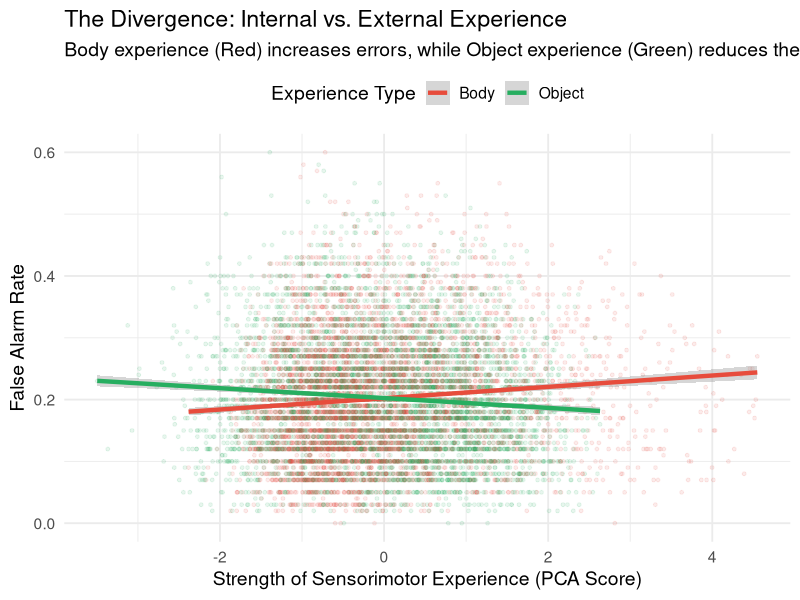
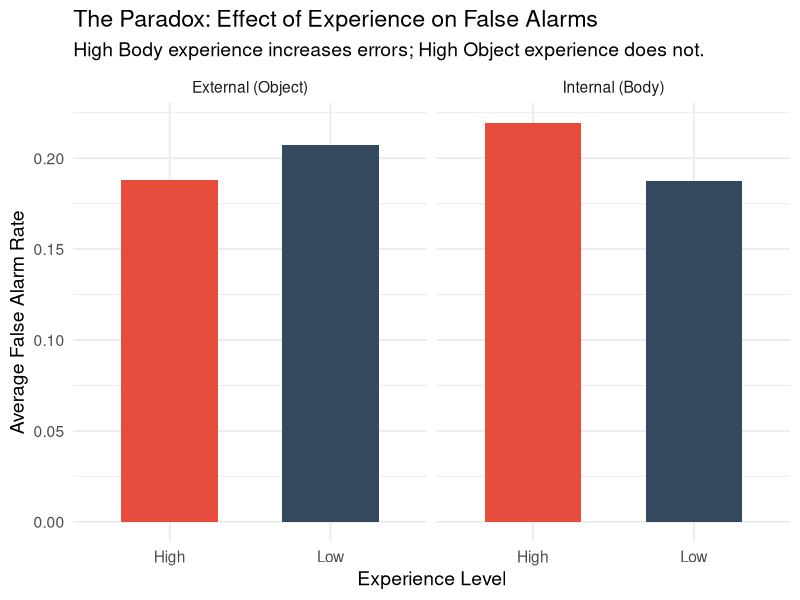

Generate these figures, in order, with R:
## ---- chunk 1
#| label: loading-data
library(tidyverse)
data <- read_csv("raw_memory_data_study1.csv")
## ---- chunk 2
data_clean <- data |>
  filter(!is.na(Body) & !is.na(Object))
nrow(data_clean)
nrow(data)
## ---- chunk 3
#| label: plot-combined-interaction
#| warning: false

# Reshape the data to "Long" format
# This stacks Body and Object scores into a single column called "Score"
plot_data_long <- data %>%
  filter(!is.na(Body) & !is.na(Object)) %>%
  select(both_fa, Body, Object) %>%
  pivot_longer(
    cols = c(Body, Object), 
    names_to = "Experience_Type", 
    values_to = "Score"
  )

# Plot both trends on the same graph
ggplot(plot_data_long, aes(x = Score, y = both_fa, color = Experience_Type)) +
  geom_point(alpha = 0.1, size = 1) +
  geom_smooth(method = "lm", se = TRUE, size = 1.5) +
  scale_color_manual(values = c("Body" = "#e74c3c", "Object" = "#27ae60")) +
  labs(
    title = "The Divergence: Internal vs. External Experience",
    subtitle = "Body experience (Red) increases errors, while Object experience (Green) reduces them.",
    x = "Strength of Sensorimotor Experience (PCA Score)",
    y = "False Alarm Rate",
    color = "Experience Type"
  ) +
  theme_minimal(base_size = 14) +
  theme(legend.position = "top")
## ---- chunk 4
#| label: analysis-body-object
#| warning: false

# Define High/Low Cutoffs (Top 25% and Bottom 25%)
body_quants <- quantile(data_clean$Body, probs = c(0.25, 0.75))
obj_quants  <- quantile(data_clean$Object, probs = c(0.25, 0.75))

# We calculate the Mean False Alarm Rate (both_fa) for High/Low groups in both dimensions

# Analyze Body
body_summary <- data_clean |>
  mutate(Group = case_when(
    Body >= body_quants[2] ~ "High",
    Body <= body_quants[1] ~ "Low",
    TRUE ~ "Medium"
  )) |>
  filter(Group != "Medium") |>
  group_by(Group) |>
  summarise(
    Mean_FA = mean(both_fa, na.rm = TRUE),
    SE_FA = sd(both_fa, na.rm = TRUE) / sqrt(n()), # Standard Error for error bars
    Dimension = "Internal (Body)"
  )

# Analyze Object
object_summary <- data_clean |>
  mutate(Group = case_when(
    Object >= obj_quants[2] ~ "High",
    Object <= obj_quants[1] ~ "Low",
    TRUE ~ "Medium"
  )) |>
  filter(Group != "Medium") |>
  group_by(Group) |>
  summarise(
    Mean_FA = mean(both_fa, na.rm = TRUE),
    SE_FA = sd(both_fa, na.rm = TRUE) / sqrt(n()),
    Dimension = "External (Object)"
  )

# Combine into one plot-ready dataframe
plot_data <- bind_rows(body_summary, object_summary)

# Generate the Comparative Bar Chart
ggplot(plot_data, aes(x = Group, y = Mean_FA, fill = Group)) +
  geom_bar(stat = "identity", width = 0.6) +
  facet_wrap(~Dimension) + # Creates side-by-side panels
  scale_fill_manual(values = c("High" = "#e74c3c", "Low" = "#34495e")) +
  labs(title = "The Paradox: Effect of Experience on False Alarms",
       subtitle = "High Body experience increases errors; High Object experience does not.",
       x = "Experience Level",
       y = "Average False Alarm Rate") +
  theme_minimal(base_size = 14) +
  theme(legend.position = "none")
